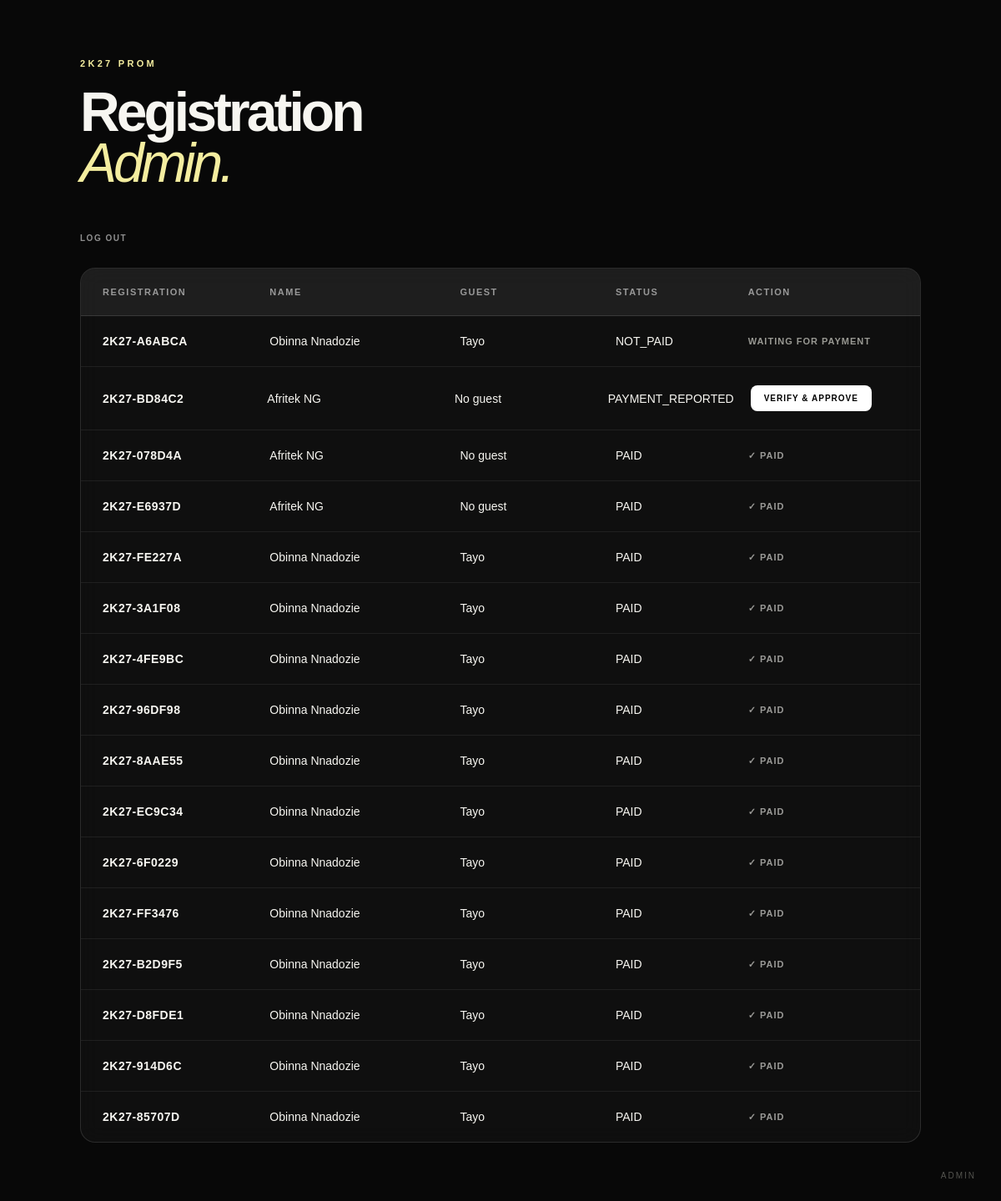
/admin (signed in), run on the app's committed database.
### tables this page shows
CREATE TABLE registrations (
            id INTEGER PRIMARY KEY AUTOINCREMENT,
            registration_code TEXT UNIQUE,
            name TEXT NOT NULL,
            email TEXT NOT NULL,
            phone TEXT NOT NULL,
            guest_name TEXT,
            amount TEXT,
            payment_status TEXT DEFAULT 'NOT_PAID',
            entrance_code TEXT,
            created_at TIMESTAMP DEFAULT CURRENT_TIMESTAMP
        , used_at TIMESTAMP);

### app.py (the view)
@app.route("/admin")
def admin():
    if not session.get("admin_logged_in"):
        return redirect(url_for("admin_login"))
    connection = get_db()
    registrations = connection.execute("""
        SELECT *
        FROM registrations
        ORDER BY created_at DESC
    """).fetchall()
    connection.close()
    return render_template(
        "admin.html",
        registrations=registrations
    )

### app.py (called while the page is built)
def get_db():
    database_url = os.environ.get("DATABASE_URL")
    if database_url:
        import psycopg
        from psycopg.rows import dict_row
        return PostgresConnection(
            psycopg.connect(database_url, row_factory=dict_row)
        )
    connection = sqlite3.connect(DATABASE)
    connection.row_factory = sqlite3.Row
    return connection

### templates/admin.html (shortened to what this page needs)
<!DOCTYPE html>
<html lang="en">
<head>
    <link
        rel="stylesheet"
        href="{{ url_for('static', filename='css/style.css') }}"
    >
</head>
<body>
    <main class="admin-page">
        <div class="content">
            <p class="small-title">
                2K27 PROM
            </p>
            <h2>
                Registration
                <span>Admin.</span>
            </h2>
<a
    href="{{ url_for('admin_logout') }}"
    class="admin-logout"
>
    LOG OUT
</a>
            <div class="admin-table">
                <div class="admin-header">
                    <span>REGISTRATION</span>
                    <span>NAME</span>
                    <span>GUEST</span>
                    <span>STATUS</span>
                    <span>ACTION</span>
                </div>
                {% for registration in registrations %}
                <div class="admin-row">
                    <span>
                        {{ registration.registration_code }}
                    </span>
                    <span>
                        {{ registration.name }}
                    </span>
                    <span>
                        {{ registration.guest_name or "No guest" }}
                    </span>
                    <span class="payment-status">
                        {{ registration.payment_status }}
                    </span>
                    <span>
                        {% if registration.payment_status == "PAYMENT_REPORTED" %}
                        <form
                            method="POST"
                            action="/admin/approve/{{ registration.registration_code }}"
                        >
                            <button
                                type="submit"
                                class="approve-button"
                            >
                                VERIFY & APPROVE
                            </button>
                        </form>
                        {% elif registration.payment_status == "PAID" %}
                        <span class="approved-label">
                            ✓ PAID
                        </span>
                        {% else %}
                        <span class="waiting-label">
                            WAITING FOR PAYMENT
                        </span>
                        {% endif %}
                    </span>
                </div>
                {% else %}
                <div class="admin-empty">
                    No registrations yet.
                </div>
                {% endfor %}
            </div>
        </div>
        <div class="page-number">
            ADMIN
        </div>
    </main>
</body>
</html>

### static/css/style.css (style rules this page uses)
:root { --black: #080808; --yellow: #F4ED9F; --wine: #742F45; --white: #F7F6F1; --grey: #999993; }
* { margin: 0; padding: 0; box-sizing: border-box; }
html, body { width: 100%; min-height: 100%; }
body { background: var(--black); color: var(--white); font-family: Arial, Helvetica, sans-serif; }
.content { width: 100%; max-width: 450px; position: relative; z-index: 2; }
.small-title { color: var(--yellow); font-size: 11px; font-weight: bold; letter-spacing: 0.3em; margin-bottom: 22px; }
.page-number { position: absolute; right: 30px; bottom: 25px; color: #555550; font-size: 10px; letter-spacing: 0.2em; z-index: 2; }
body { opacity: 1; transform: translateY(0); transition: opacity 0.5s ease, transform 0.5s ease; }
.admin-page { min-height: 100vh; padding: 70px 8%; position: relative; }
.admin-page .content { width: 100%; max-width: 1200px; margin: 0 auto; }
.admin-page h2 { margin-bottom: 50px; }
.admin-table { width: 100%; border: 1px solid rgba(255, 255, 255, 0.12); border-radius: 18px; overflow: hidden; background: rgba(255, 255, 255, 0.03); backdrop-filter: blur(12px); }
.admin-header, .admin-row { display: grid; grid-template-columns: 1.3fr 1.5fr 1.2fr 1fr 1.3fr; align-items: center; gap: 20px; padding: 22px 26px; }
.admin-header { background: rgba(255, 255, 255, 0.06); border-bottom: 1px solid rgba(255, 255, 255, 0.12); font-size: 11px; font-weight: 700; letter-spacing: 1.5px; color: rgba(255, 255, 255, 0.55); }
.admin-row { font-size: 14px; border-bottom: 1px solid rgba(255, 255, 255, 0.07); transition: background 0.2s ease, transform 0.2s ease; }
.admin-row:last-child { border-bottom: none; }
.admin-row span:first-child { font-weight: 700; letter-spacing: 0.5px; }
.admin-row span:last-child { font-size: 11px; font-weight: 700; letter-spacing: 1px; }
.approve-button { border: none; padding: 10px 16px; border-radius: 8px; background: white; color: black; font-size: 10px; font-weight: 800; letter-spacing: 1px; cursor: pointer; transition: transform 0.2s ease, opacity 0.2s ease; }
.approved-label { font-size: 10px; font-weight: 700; letter-spacing: 1px; opacity: 0.6; }
.admin-logout { display: inline-block; margin-bottom: 30px; font-size: 10px; font-weight: 700; letter-spacing: 1.5px; color: rgba(255, 255, 255, 0.55); text-decoration: none; }
.details-page h2, .multiple-guests-page h2, .review-page h2, .payment-page h2, .payment-pending-page h2, .confirmed-page h2, .admin-page h2, .admin-login-page h2, .staff-page h2 { font-size: clamp(42px, 11vw, 66px); line-height: 0.92; letter-spacing: -0.06em; font-weight: 800; }
.details-page h2 span, .multiple-guests-page h2 span, .review-page h2 span, .payment-page h2 span, .payment-pending-page h2 span, .confirmed-page h2 span, .admin-page h2 span, .admin-login-page h2 span, .staff-page h2 span { display: block; color: var(--yellow); font-style: italic; font-weight: 500; }
.waiting-label { color: var(--grey); }

### data on the page
registrations: registration_code "2K27-A6ABCA", name "Obinna Nnadozie", guest_name "Tayo", payment_status "NOT_PAID", shows "WAITING FOR PAYMENT"
registrations: registration_code "2K27-BD84C2", name "Afritek NG", guest_name "No guest", payment_status "PAYMENT_REPORTED"
registrations: registration_code "2K27-078D4A", name "Afritek NG", guest_name "No guest", payment_status "PAID", shows "✓ PAID"
registrations: registration_code "2K27-E6937D", name "Afritek NG", guest_name "No guest", payment_status "PAID", shows "✓ PAID"
registrations: registration_code "2K27-FE227A", name "Obinna Nnadozie", guest_name "Tayo", payment_status "PAID", shows "✓ PAID"
registrations: registration_code "2K27-3A1F08", name "Obinna Nnadozie", guest_name "Tayo", payment_status "PAID", shows "✓ PAID"
registrations: registration_code "2K27-4FE9BC", name "Obinna Nnadozie", guest_name "Tayo", payment_status "PAID", shows "✓ PAID"
registrations: registration_code "2K27-96DF98", name "Obinna Nnadozie", guest_name "Tayo", payment_status "PAID", shows "✓ PAID"
registrations: registration_code "2K27-8AAE55", name "Obinna Nnadozie", guest_name "Tayo", payment_status "PAID", shows "✓ PAID"
registrations: registration_code "2K27-EC9C34", name "Obinna Nnadozie", guest_name "Tayo", payment_status "PAID", shows "✓ PAID"
registrations: registration_code "2K27-6F0229", name "Obinna Nnadozie", guest_name "Tayo", payment_status "PAID", shows "✓ PAID"
registrations: registration_code "2K27-FF3476", name "Obinna Nnadozie", guest_name "Tayo", payment_status "PAID", shows "✓ PAID"
registrations: registration_code "2K27-B2D9F5", name "Obinna Nnadozie", guest_name "Tayo", payment_status "PAID", shows "✓ PAID"
registrations: registration_code "2K27-D8FDE1", name "Obinna Nnadozie", guest_name "Tayo", payment_status "PAID", shows "✓ PAID"
registrations: registration_code "2K27-914D6C", name "Obinna Nnadozie", guest_name "Tayo", payment_status "PAID", shows "✓ PAID"
registrations: registration_code "2K27-85707D", name "Obinna Nnadozie", guest_name "Tayo", payment_status "PAID", shows "✓ PAID"
